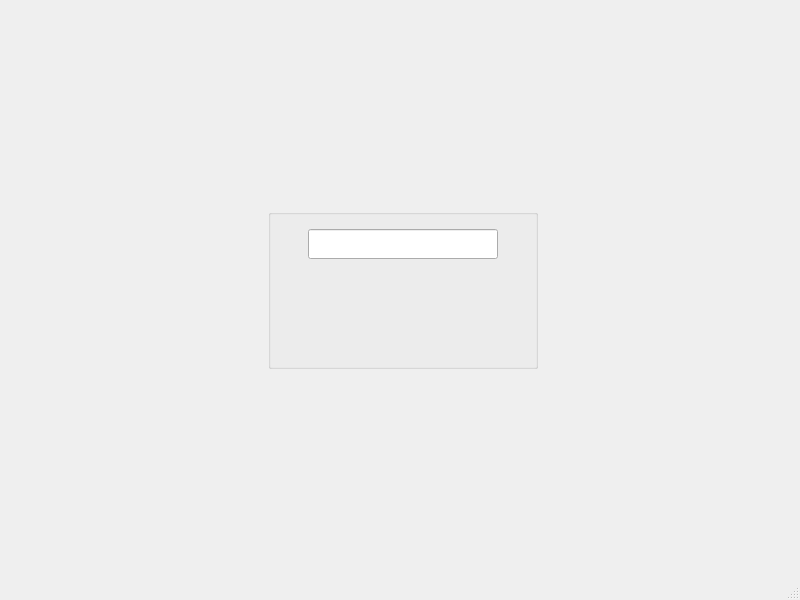
<?xml version="1.0" encoding="UTF-8"?>
<ui version="4.0">
 <class>verify_page</class>
 <widget class="QMainWindow" name="verify_page">
  <property name="geometry">
   <rect>
    <x>0</x>
    <y>0</y>
    <width>800</width>
    <height>600</height>
   </rect>
  </property>
  <property name="minimumSize">
   <size>
    <width>800</width>
    <height>600</height>
   </size>
  </property>
  <property name="windowTitle">
   <string>Telegram</string>
  </property>
  <property name="windowIcon">
   <iconset resource="my_resource.qrc">
    <normaloff>:/Image/images/telegram logo.png</normaloff>:/Image/images/telegram logo.png</iconset>
  </property>
  <widget class="QWidget" name="centralwidget">
   <layout class="QGridLayout" name="gridLayout">
    <item row="0" column="2">
     <widget class="QGroupBox" name="verify_box">
      <property name="minimumSize">
       <size>
        <width>270</width>
        <height>160</height>
       </size>
      </property>
      <property name="maximumSize">
       <size>
        <width>270</width>
        <height>160</height>
       </size>
      </property>
      <property name="styleSheet">
       <string notr="true">background-image: url(:/Image/images/day mode backgroung.png);</string>
      </property>
      <property name="title">
       <string/>
      </property>
      <widget class="QLineEdit" name="verify_line">
       <property name="geometry">
        <rect>
         <x>40</x>
         <y>20</y>
         <width>190</width>
         <height>30</height>
        </rect>
       </property>
       <property name="mouseTracking">
        <bool>true</bool>
       </property>
       <property name="tabletTracking">
        <bool>false</bool>
       </property>
       <property name="focusPolicy">
        <enum>Qt::ClickFocus</enum>
       </property>
       <property name="acceptDrops">
        <bool>true</bool>
       </property>
       <property name="toolTip">
        <string/>
       </property>
       <property name="styleSheet">
        <string notr="true">background-image: url(:/Image/images/white.png);</string>
       </property>
       <property name="maxLength">
        <number>4</number>
       </property>
       <property name="alignment">
        <set>Qt::AlignCenter</set>
       </property>
       <property name="placeholderText">
        <string/>
       </property>
       <property name="clearButtonEnabled">
        <bool>true</bool>
       </property>
      </widget>
      <widget class="QPushButton" name="verify_btn">
       <property name="enabled">
        <bool>true</bool>
       </property>
       <property name="geometry">
        <rect>
         <x>70</x>
         <y>80</y>
         <width>140</width>
         <height>30</height>
        </rect>
       </property>
       <property name="font">
        <font>
         <pointsize>10</pointsize>
         <weight>75</weight>
         <italic>false</italic>
         <bold>true</bold>
         <underline>false</underline>
        </font>
       </property>
       <property name="focusPolicy">
        <enum>Qt::ClickFocus</enum>
       </property>
       <property name="toolTip">
        <string/>
       </property>
       <property name="styleSheet">
        <string notr="true">background-image: url(:/Image/images/white.png);
color: rgb(36, 136, 255);</string>
       </property>
       <property name="text">
        <string/>
       </property>
       <property name="default">
        <bool>true</bool>
       </property>
       <property name="flat">
        <bool>true</bool>
       </property>
      </widget>
      <widget class="QPushButton" name="new_code_btn">
       <property name="geometry">
        <rect>
         <x>200</x>
         <y>20</y>
         <width>30</width>
         <height>30</height>
        </rect>
       </property>
       <property name="focusPolicy">
        <enum>Qt::ClickFocus</enum>
       </property>
       <property name="toolTip">
        <string/>
       </property>
       <property name="styleSheet">
        <string notr="true">background-image: url(:/Image/images/white.png);</string>
       </property>
       <property name="text">
        <string/>
       </property>
       <property name="icon">
        <iconset resource="my_resource.qrc">
         <normaloff>:/Image/images/Reload.png</normaloff>:/Image/images/Reload.png</iconset>
       </property>
       <property name="iconSize">
        <size>
         <width>26</width>
         <height>26</height>
        </size>
       </property>
       <property name="default">
        <bool>true</bool>
       </property>
       <property name="flat">
        <bool>true</bool>
       </property>
      </widget>
     </widget>
    </item>
    <item row="0" column="1">
     <spacer name="horizontalSpacer">
      <property name="orientation">
       <enum>Qt::Horizontal</enum>
      </property>
      <property name="sizeHint" stdset="0">
       <size>
        <width>40</width>
        <height>20</height>
       </size>
      </property>
     </spacer>
    </item>
    <item row="0" column="3">
     <spacer name="horizontalSpacer_2">
      <property name="orientation">
       <enum>Qt::Horizontal</enum>
      </property>
      <property name="sizeHint" stdset="0">
       <size>
        <width>40</width>
        <height>20</height>
       </size>
      </property>
     </spacer>
    </item>
    <item row="0" column="0">
     <widget class="QPushButton" name="back_btn">
      <property name="sizePolicy">
       <sizepolicy hsizetype="Preferred" vsizetype="Preferred">
        <horstretch>0</horstretch>
        <verstretch>0</verstretch>
       </sizepolicy>
      </property>
      <property name="minimumSize">
       <size>
        <width>80</width>
        <height>30</height>
       </size>
      </property>
      <property name="maximumSize">
       <size>
        <width>80</width>
        <height>30</height>
       </size>
      </property>
      <property name="focusPolicy">
       <enum>Qt::ClickFocus</enum>
      </property>
      <property name="toolTip">
       <string/>
      </property>
      <property name="styleSheet">
       <string notr="true">background-image: url(:/Image/images/white.png);</string>
      </property>
      <property name="text">
       <string/>
      </property>
      <property name="icon">
       <iconset resource="my_resource.qrc">
        <normaloff>:/Image/images/Back icon.png</normaloff>:/Image/images/Back icon.png</iconset>
      </property>
      <property name="default">
       <bool>true</bool>
      </property>
      <property name="flat">
       <bool>true</bool>
      </property>
     </widget>
    </item>
    <item row="0" column="4">
     <spacer name="horizontalSpacer_3">
      <property name="orientation">
       <enum>Qt::Horizontal</enum>
      </property>
      <property name="sizeType">
       <enum>QSizePolicy::Minimum</enum>
      </property>
      <property name="sizeHint" stdset="0">
       <size>
        <width>80</width>
        <height>20</height>
       </size>
      </property>
     </spacer>
    </item>
   </layout>
  </widget>
  <widget class="QMenuBar" name="menubar">
   <property name="geometry">
    <rect>
     <x>0</x>
     <y>0</y>
     <width>800</width>
     <height>21</height>
    </rect>
   </property>
  </widget>
  <widget class="QStatusBar" name="statusbar"/>
 </widget>
 <resources>
  <include location="my_resource.qrc"/>
 </resources>
 <connections/>
</ui>
